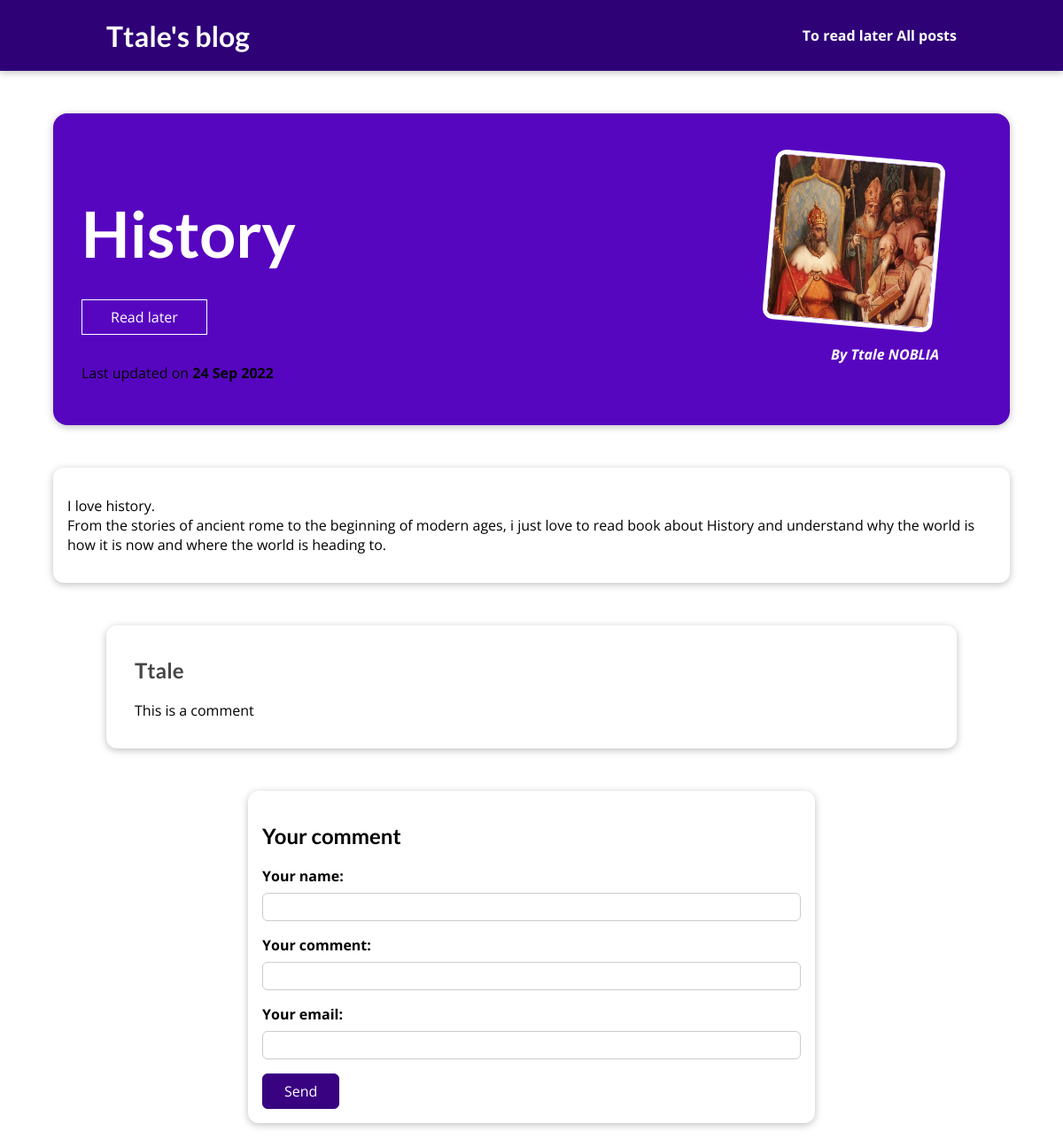
Screenshot of /posts/the-charlemagne with the database file from the repository.
### blog/models.py (models this page shows, shortened)
class PostModel(models.Model):
    author = models.ForeignKey(
        AuthorModel, on_delete=models.SET_NULL, null = True,related_name= "posts")
    title=  models.CharField(max_length = 50,default = '')
    excerpt = models.CharField(max_length = 200,default = '')
    image = models.ImageField(upload_to = "posts", null = True)
    date=  models.DateField(auto_now = True)
    slug = models.SlugField(unique = True, db_index = True)
    content = models.TextField(default = '')

class AuthorModel(models.Model):
    first_name = models.CharField(max_length = 50, default = '')
    last_name = models.CharField(max_length = 50, default = '')
    def __str__(self):
        return (self.first_name + ' ' + self.last_name)

class CommentModel(models.Model):
    author = models.CharField(max_length = 50)
    content = models.CharField(max_length = 300)
    author_mail = models.EmailField()
    post= models.ForeignKey(
        PostModel, on_delete=models.CASCADE, null = True,related_name= "comments")

### blog/views.py (the view, shortened to what this page needs)
# urls.py: path('posts/<slug:slug>',views.PostDetailView.as_view(), name = 'post-detail-page'),
class PostDetailView(View):
    def is_stored_post(self,request,post_id):
        stored_posts = request.session.get("stored_posts")
        if stored_posts is not None:
            is_saved_for_later = post_id in stored_posts
        else:
            is_saved_for_later = False
        return is_saved_for_later
    def get(self, request,slug):
        print('8')
        comment_form = CommentForm() #On a besoin de montrer le formulaire, sinon il n'apparaît pas
        identified_post = get_object_or_404(PostModel, slug=slug)
        comments =  CommentModel.objects.filter(post =  identified_post).order_by("-id")
        context = {
            'post' : identified_post,
            'comments' : comments,
            'comment_form': comment_form,
            'is_saved_for_later': self.is_stored_post(request,identified_post.id)}
        return render(request, "blog/post-detail.html",context)

### blog/forms.py
class CommentForm(forms.ModelForm):
    class Meta:
        model = CommentModel
        exclude = ['post']
        labels = {'author' : "Your name",
                  'content': "Your comment",
                  "author_mail" : "Your email"}

### blog/templates/blog/post-detail.html (shortened to what this page needs)
{% extends 'base.html' %}
{% load static %}
 {% block css_files %}
 <link rel="stylesheet" href="{% static 'blog/post-detail.css' %}">
 {% endblock css_files %}
 {% block content %}
 <section id = "summary">
     <h2>{{post.title}}</h2>
     <div id = 'read-later'>
         <form action="{% url 'read-later' %}" method = 'POST'>
            <button>
                {% if is_saved_for_later %}
                  Remove from read later list
                {% else %}
                  Read later
                {% endif %}
            </button>
         </form>
     </div>
     <article>
         <img src= "{{post.image.url}}" alt={{post.title}}>
         <address>By {{post.author}}</address>
     </article>
     <div>
         Last updated on <time> {{post.date|date:"d M Y"}} </time>
     </div>
 </section>
 <main>
    {{post.content|linebreaks}}
 </main>
<div>
    {% include "blog/includes/comments.html" %}
</div>
 {% endblock content %}

### templates/base.html (shortened to what this page needs)
{% load static %}
<!DOCTYPE html>
<html lang="en">
<head>
    <link rel="stylesheet" href="{% static 'app.css' %}">
    {% block css_files %}{% endblock css_files %}
</head>
<body>
    <header id = "main-navigation">
        <h1><a href="{% url 'starting-page' %}">Ttale's blog</a></h1>
        <nav>
            <a href="{% url 'read-later' %}">To read later</a>
            <a href="{% url 'posts-page' %}">All posts</a>
        </nav>
    </header>
    {% block content %}{% endblock content %}
</body>
</html>

### blog/templates/blog/includes/comments.html (shortened to what this page needs)
<section id = "comments">
<ul>
    {% for comment in comments %}
    <li>
        <h2>{{comment.author}}</h2>
        <p>{{comment.content|linebreaks}}</p>
    </li>
    {% endfor %}
</ul>
</section>
<section id = 'comment-form'>
    <h2>Your comment</h2>
    <form action = "{% url 'post-detail-page' post.slug %}"method = 'POST' >
        {%for field in comment_form %}
            <div class = "form-control">
            {{field.label_tag}}
            {{field}}
            </div>
        {%endfor%}
        <button type = 'submit'>Send</button>
    </form>
</section>

### static/app.css (style rules this page uses)
* { box-sizing: border-box; }
html { font-family: 'Open Sans', 'Lato', sans-serif; }
body { margin: 0; }
h1, h2, h3 { font-family: 'Lato', sans-serif; font-weight: bold; }
#main-navigation { width: 100%; height: 5rem; display: flex; justify-content: space-between; align-items: center; padding: 0 10%; position: absolute; top: 0; left: 0; }
#main-navigation a { text-decoration: none; color: white; font-weight: bold; }

### blog/static/blog/post-detail.css (style rules this page uses)
body { background-color: #ffffff; }
#main-navigation { background-color: #2e0177; box-shadow: 0 2px 8px rgba(0, 0, 0, 0.25); }
#summary { margin: 8rem auto 3rem auto; padding: 2rem; width: 90%; max-width: 90rem; border-radius: 16px; background-color: #5706c0; position: relative; box-shadow: 0 2px 8px rgba(0, 0, 0, 0.25); height: 22rem; }
#summary h2 { color: white; font-size: 4.5rem; margin-bottom: 0.25rem; }
#summary article { position: absolute; top: 2rem; right: 3rem; padding: 1rem 2rem; border-radius: 12px; text-align: right; color: white; }
#summary article img { width: 12rem; height: 12rem; border-radius: 12px; transform: rotateZ(5deg); border: 5px solid white; margin-bottom: 1rem; }
#summary address { font-weight: bold; }
#summary time { font-weight: bold; }
#read-later { margin: 2rem 0; }
#read-later button { background-color: transparent; border: 1px solid white; padding: 0.5rem 2rem; font: inherit; color: white; cursor: pointer; }
main { width: 90%; max-width: 90rem; margin: 3rem auto; background-color: rgb(255, 255, 255); padding: 1rem; border-radius: 12px; box-shadow: 0 2px 8px rgba(0, 0, 0, 0.25); }
#comment-form { margin: 3rem auto; width: 90%; max-width: 40rem; border-radius: 12px; background-color: white; box-shadow: 0 2px 8px rgba(0, 0, 0, 0.25); padding: 1rem; }
#comment-form button { font: inherit; background-color: #390281; color: white; border: 1px solid #390281; padding: 0.5rem 1.5rem; border-radius: 6px; cursor: pointer; }
.form-control { margin-bottom: 1rem; }
.form-control label { font-weight: bold; margin-bottom: 0.5rem; display: block; }
.form-control input, .form-control textarea { display: block; width: 100%; font: inherit; padding: 0.25rem; border-radius: 6px; border: 1px solid #ccc; }
#comments { margin: 3rem auto; width: 90%; max-width: 60rem; border-radius: 12px; background-color: white; box-shadow: 0 2px 8px rgba(0, 0, 0, 0.25); padding: 1rem 2rem; }
#comments ul { list-style: none; margin: 0; padding: 0; }
#comments li { margin-bottom: 1rem; border-bottom: 2px solid #ccc; }
#comments li:last-of-type { border-bottom: none; }
#comments h2 { color: #464646; }

### rows the page displays
PostModel: title "History", image (picture), author "Ttale NOBLIA", date "24 Sep 2022", content "I love history. From the stories of ancient rome to the beginning of modern ages, i just love to read book about History and understand why the world is how it is now and where the world is heading to."
CommentModel: author "Ttale", content "This is a comment"

### other values shown
{{ field.label_tag }} "Your name:" "Your comment:" "Your email:"
